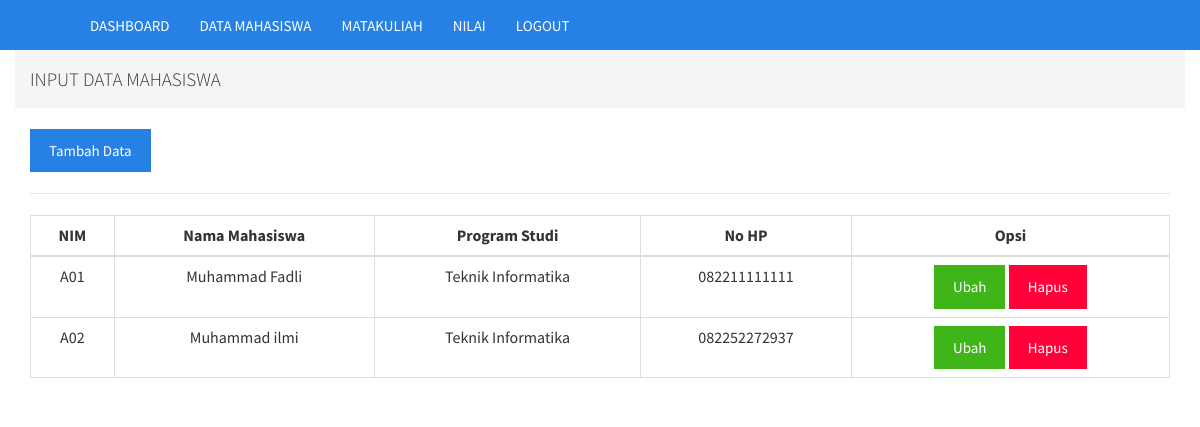
The page /admin/mhsinput.php (signed in) on the database its author committed.
### tables this page shows
CREATE TABLE `tbl_mhs` (
  `nim` char(20) NOT NULL,
  `nama_mhs` varchar(50) NOT NULL,
  `studi` varchar(30) NOT NULL,
  `nohp` varchar(12) NOT NULL
);

### admin/mhsinput.php (the view, shortened to what this page needs)
<?php
include 'header.php';
?>
<div class="container">
    <div class="row">
        <ol class="breadcrumb">
            <h4>INPUT DATA MAHASISWA</h4>
        </ol>
    </div>
    <div class="panel-container">
        <div class="bootstrap-tabel">
            <a href="mhsaksi.php?aksi=tambah" class="btn btn-primary">Tambah Data</a>
            <hr>
            <div class="table-responsive">
                <table class="table table-bordered">
                    <thead>
                        <tr>
                            <th class="text-center">NIM</th>
                            <th class="text-center">Nama Mahasiswa</th>
                            <th class="text-center">Program Studi</th>
                            <th class="text-center">No HP</th>
                            <th class="text-center">Opsi</th>
                        </tr>
                    </thead>
                    <tbody>
                        <?php
                        $hasil = $db->query("SELECT * from tbl_mhs order by nim asc");
                        while ($d = $hasil->fetch_array()) {
                        ?>
                            <tr>
                                <td class="text-center"><?php echo $d['nim'] ?></td>
                                <td class="text-center"><?php echo $d['nama_mhs'] ?></td>
                                <td class="text-center"><?php echo $d['studi'] ?></td>
                                <td class="text-center"><?php echo $d['nohp'] ?></td>
                                <td class="text-center">
                                    <a href="mhsaksi.php?kode=<?php echo $d['nim'] ?>&aksi=ubah" class="btn btn-success">Ubah</a>
                                    <a href="mhsproses.php?kode=<?php echo $d['nim'] ?>&proses=proseshapus" class="btn btn-danger">Hapus</a>
                                </td>
                            </tr>
                        <?php
                        }
                        ?>
                    </tbody>
                </table>
            </div>
        </div>
    </div>
</div>

### rows shown on the page
tbl_mhs: nim "A01", nama_mhs "Muhammad Fadli", studi "Teknik Informatika", nohp "082211111111"
tbl_mhs: nim "A02", nama_mhs "Muhammad ilmi", studi "Teknik Informatika", nohp "082252272937"
